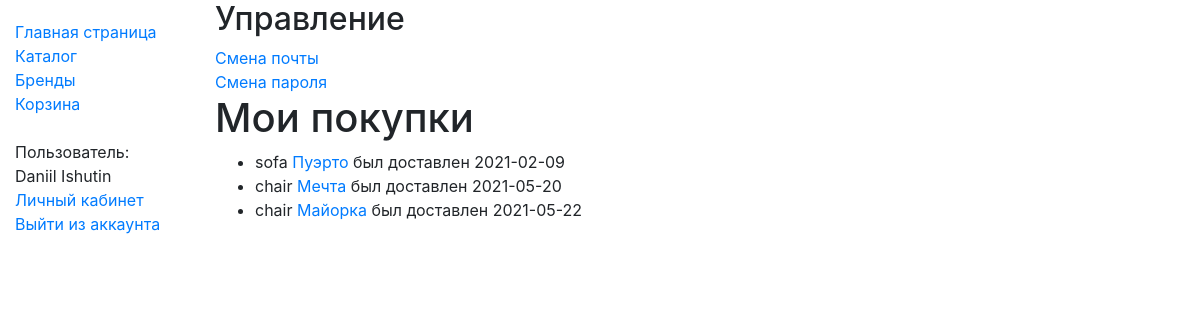
/catalog/myaccount/ (signed in), run on an earlier commit of the app's database.
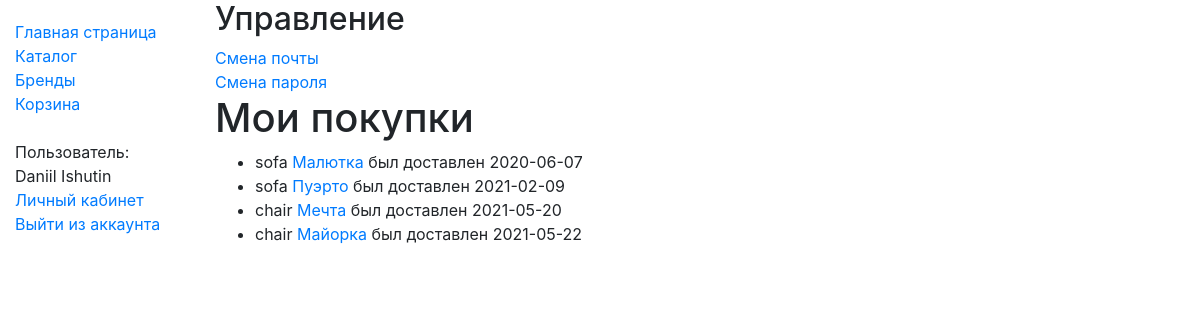
And on a later commit of the database.
### catalog/models.py (models this page shows, shortened)
class FurnitureInstance(models.Model):
    id = models.UUIDField(primary_key=True, default=uuid.uuid4,
                          help_text="Unique ID for this particular furniture")
    furniture = models.ForeignKey('Furniture', on_delete=models.SET_NULL, null=True)
    buyer = models.ForeignKey(User, on_delete=models.SET_NULL, null=True, blank=True)
    Availability_STATUS = (
        ('a', 'В наличии'),
        ('n', 'Куплен'),
        ('r', 'Зарезервирован'),
    )
    status = models.CharField(max_length=1, choices=Availability_STATUS, blank=True, help_text='Furniture availability', default='a')
    delivery_day = models.DateField(default=date.today() + timedelta(days=10), help_text="Delivery day")
    @property
    def delivery(self):
        if self.status == 'a':
            self.delivery_day = date.today() + timedelta(days=12)
            return "привезем уже к %s!" % self.delivery_day
        if self.delivery_day < date.today():
            self.status = 'n'
            return "был доставлен %s" % self.delivery_day
        return "будет доставлен %s" % self.delivery_day #only if reserved
    class Meta:
        ordering = ["status"]
        permissions = (("worker", "Can manage catalog items (WORKER)"),)

class Furniture(models.Model):
    name = models.CharField(max_length=200)
    brand = models.ForeignKey('Brand', on_delete=models.SET_NULL, null=True)
    description = models.TextField(max_length=1000, help_text="Описание продукта")
    isbn = models.CharField('ISBN', max_length=13,
                            help_text='13 Character <a href="https://www.isbn-international.org/content/what-isbn">ISBN number</a>')
    type = models.ManyToManyField(Type, help_text="Выберите тип продукта")
    published = models.BooleanField(default=False, help_text="Опубликовано")
    image = models.CharField(max_length=500, help_text="Изображение продукта", null=True)
    price = models.DecimalField(max_digits=6, decimal_places=2, default=1000.20)
    def get_absolute_url(self):
        return reverse('furniture-detail', args=[str(self.id)])
    def display_type(self):
        return ', '.join(type.name for type in self.type.all()[:3])
    display_type.short_description = 'type'
    class Meta:
        ordering = ['brand']

class Type(models.Model):
    name = models.CharField(max_length=200, help_text="Enter the product type")
    def __str__(self):
        return self.name

### catalog/views.py (the view)
# urls.py: path('myaccount/', views.PersonalAccountListView.as_view(), name='my-account'),
class PersonalAccountListView(LoginRequiredMixin, generic.ListView):
    model = FurnitureInstance
    template_name = 'catalog/personal_account.html'
    def get_queryset(self):
        return FurnitureInstance.objects.filter(buyer=self.request.user).order_by('delivery_day')

### catalog/templates/catalog/personal_account.html
{% extends "base_generic.html" %}
{% block content %}
    <h2> Управление </h2>
    <div>
    <a href="{% url 'account_email' %}">Смена почты</a> <br>
    <a href="{% url 'password_change' %}">Смена пароля</a>
    </div>
    <h1>Мои покупки</h1>
    {% if furnitureinstance_list %}
    <ul>
      {% for furnitureinst in furnitureinstance_list %}
      <li>
          {{furnitureinst.furniture.type.first}}
          <a href="{{ furnitureinst.furniture.get_absolute_url }}">{{furnitureinst.furniture.name}}</a>
          {{furnitureinst.delivery}}
      </li>
      {% endfor %}
    </ul>
    {% else %}
      <p>Вы еще не покупали у нас мебель</p>
    {% endif %}
{% endblock %}

What changed in the data, as far as the page shows it:
added FurnitureInstance: furniture.type.first "sofa", furniture.name "Малютка", delivery "был доставлен 2020-06-07"
